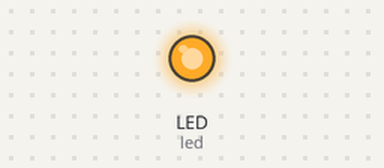
Simulated run of this program. Board: CircuitPython board. Shown: output pins drawn as LEDs (lit = HIGH). What the program prints to the serial console is not drawn.

Above: at 0.6 s.
At 33.2 s:
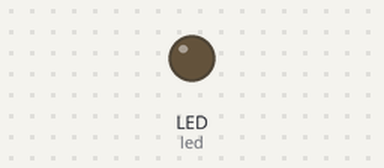
Timing chart, 0 to 34.3 s (numbered marks = the images above):
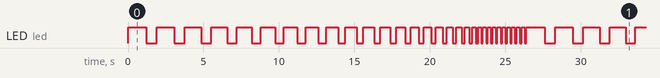

Measured:
- by itself, LED (led): moves between LOW and HIGH, repeating every 26.4 s
- by itself, everything shown: repeats every 26.4 s, in 60 steps

The program:

code.py
```python
"""LED blinky with a recognizable pattern."""

from time import sleep
from digitalio import DigitalInOut, Direction
import board


def signatureBlinky(pin):
    for i in range(20, -10, -1):
        scale = max(i,0)+4
        pin.value = True
        sleep(0.05 * scale)
        pin.value = False
        sleep(0.03 * scale)


def main():
    led = DigitalInOut(board.LED)
    led.direction = Direction.OUTPUT
    print("CircuitPython blinky signature. Hit CTRL-C to stop.")
    while True:
        signatureBlinky(led)

main()
```
